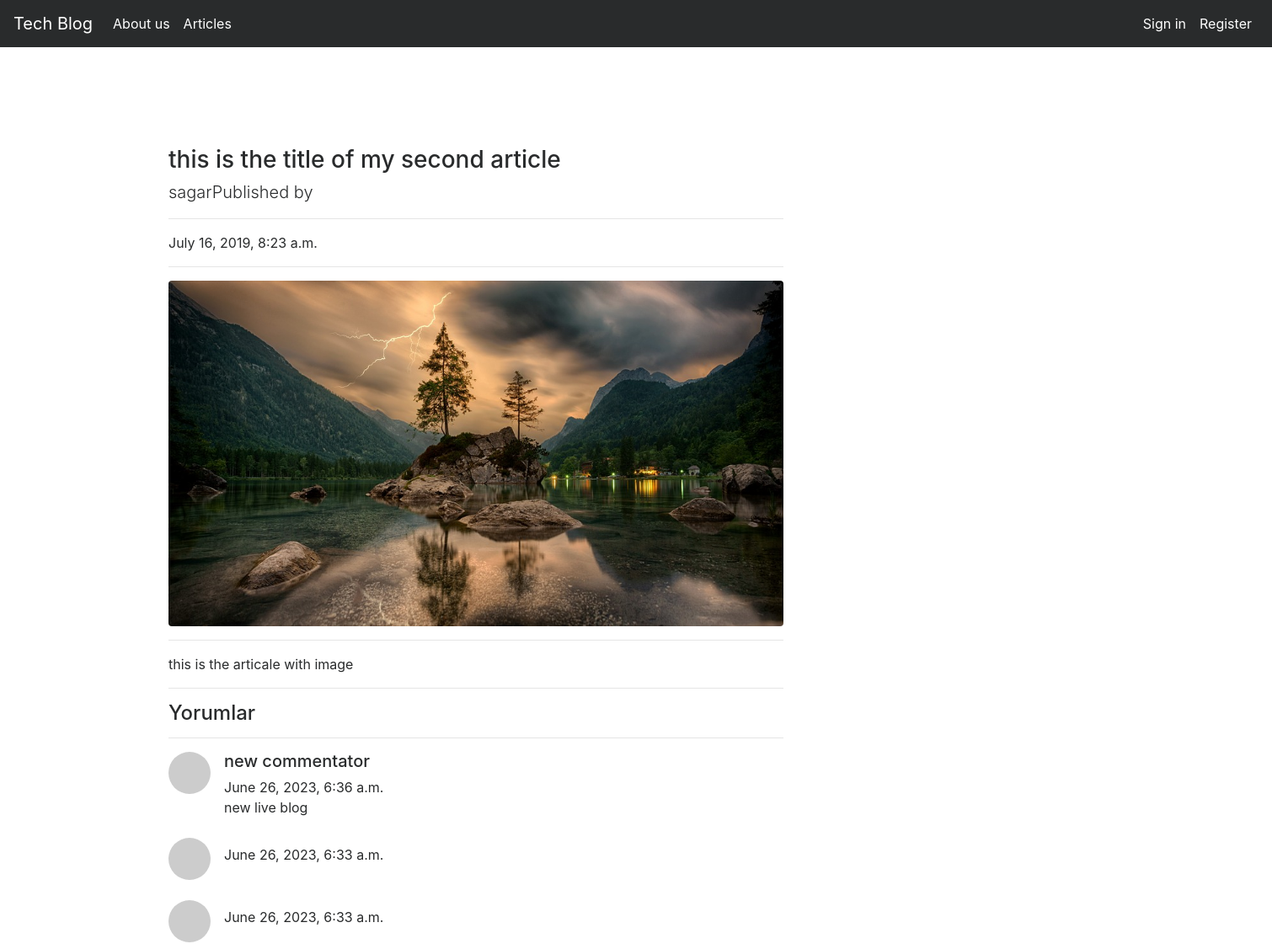
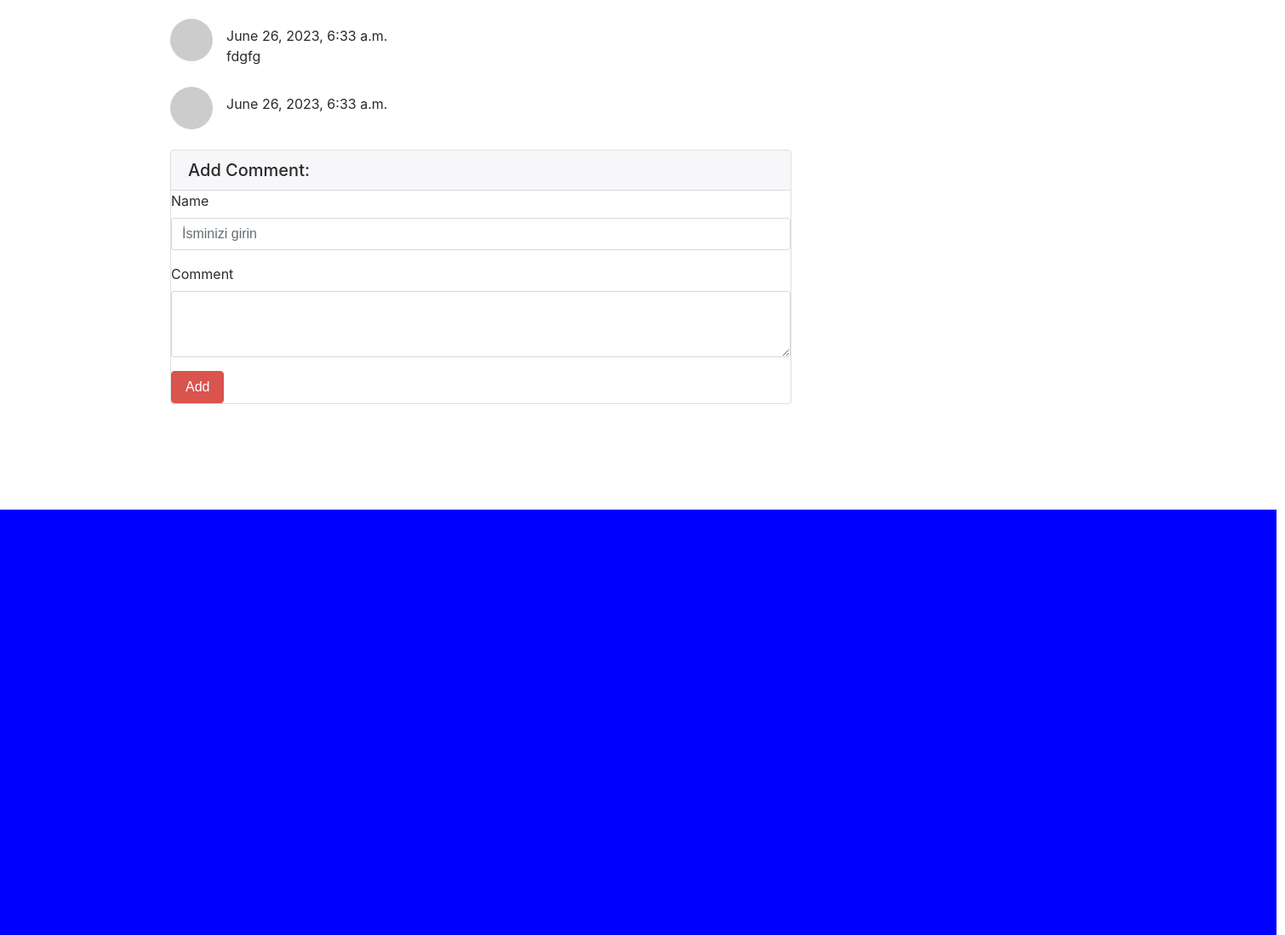
Screenshot of /articles/article/2 with the database file from the repository (2 pictures, top to bottom).
### article/models.py (models this page shows, shortened)
class Article(models.Model):
    author = models.ForeignKey("auth.User",on_delete = models.CASCADE,verbose_name = "Author ")
    title = models.CharField(max_length = 50,verbose_name = "Title")
    content = RichTextField()
    created_date = models.DateTimeField(auto_now_add=True,verbose_name="Creation Date")
    article_image = models.FileField(blank = True,null = True,verbose_name="Add Photo to Article")
    class Meta:
        ordering = ['-created_date']

class Comment(models.Model):
    article = models.ForeignKey(Article,on_delete = models.CASCADE,verbose_name = "Article",related_name="comments")
    comment_author = models.CharField(max_length = 50,verbose_name = "Name")
    comment_content = models.CharField(max_length = 200,verbose_name = "comment")
    comment_date = models.DateTimeField(auto_now_add=True)
    class Meta:
        ordering = ['-comment_date']

### article/views.py (the view)
# urls.py: path('article/<int:id>',views.detail,name = "detail"),
def detail(request,id):
    article = get_object_or_404(Article,id = id)
    comments = article.comments.all()
    return render(request,"detail.html",{"article":article,"comments":comments})

### templates/detail.html (shortened to what this page needs)
{% extends "layout.html" %}
{% block body %}
<div class="row">
    <div class="col-lg-8">
      <h3 class="mt-4">{{article.title}}</h3>
      <p class="lead">
        {{article.author.username}}Published by
      </p>
      <hr>
      <p>{{article.created_date}}</p>
      <hr>
      {% if article.article_image %}
      <img class="img-fluid rounded" src="{{article.article_image.url}}" alt="">
      {% endif %}
      <hr>
      <p class="lead">
          {{article.content|safe}}
      </p>
      <hr>
      <h4>Yorumlar</h4>
      <hr>
      {% if comments %}
      {% for comment in comments  %}
        <div class="media mb-4">
          <img class="d-flex mr-3 rounded-circle" src="http://placehold.it/50x50" alt="">
          <div class="media-body">
            <h5 class="mt-0">{{comment.comment_author}}</h5>
            {{comment.comment_date}} <br>
            {{comment.comment_content}}
          </div>
        </div>
      {% endfor %}
      {% else %}
      <div class ="alert alert-danger">
        Be the first to comment on this article!
      </div>
      {% endif %}
      <div class="card my-4">
          <h5 class="card-header">Add Comment:</h5>
          <div class="card-body">
            <form method = "post" action = "{% url 'article:comment' article.id %}">
              <div class="form-group">
                  <label for="formGroupExampleInput">Name</label>
                  <input name = "comment_author" type="text" class="form-control" id="formGroupExampleInput" placeholder="İsminizi girin">
                </div>
              <div class="form-group">
                  <label for="formGroupExampleInput">Comment</label>
                <textarea name = "comment_content" class="form-control" rows="3"></textarea>
              </div>
              <button type="submit" class="btn btn-danger">Add</button>
            </form>
          </div>
        </div>
        </div>
      </div>
{% endblock body %}

### rows the page displays
Article: title "this is the title of my second article", author.username "sagar", created_date "July 16, 2019, 8:23 a.m.", article_image (picture), content "this is the articale with image"
Comment: comment_author "new commentator", comment_date "June 26, 2023, 6:36 a.m.", comment_content "new live blog"
Comment: comment_date "June 26, 2023, 6:33 a.m."
Comment: comment_date "June 26, 2023, 6:33 a.m."
Comment: comment_date "June 26, 2023, 6:33 a.m.", comment_content "fdgfg"
Comment: comment_date "June 26, 2023, 6:33 a.m."
